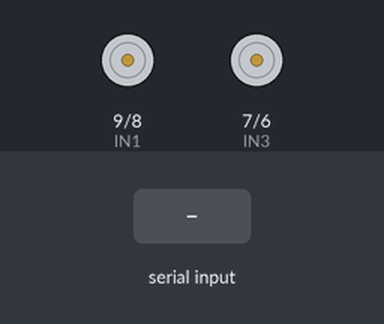
The sketch below on a simulated Arduino Uno, built with avr-gcc and run on an emulated ATmega328P. On the bench: motor-driver pin pairs drawn as motors (green arrow = first pin HIGH = forward, orange = second pin HIGH = backward, longer = more drive, scaled by the enable pin). The test bench sets the inputs (shaded band).

Above: at 1.2 s.
1.3 s: "F" received over Serial
At 2.1 s:
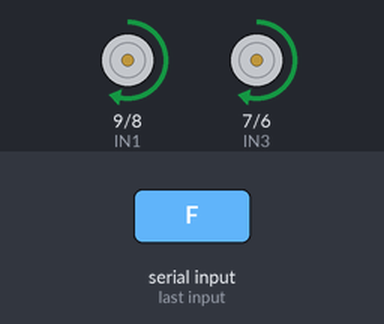
2.8 s: "B" received over Serial
At 3.2 s:
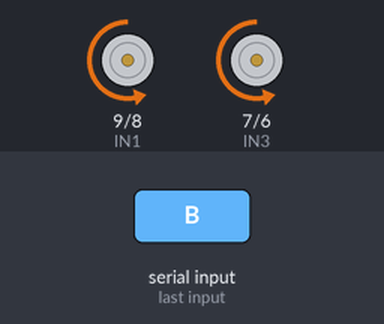
4.3 s: "R" received over Serial
At 5.5 s:
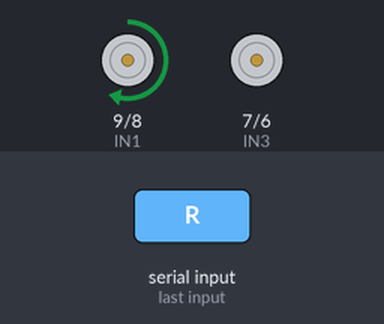
5.8 s: "L" received over Serial
At 6.7 s:
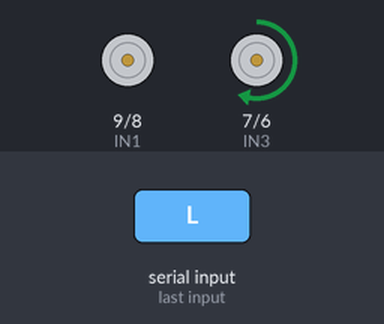
Timing chart, 0 to 8.3 s (numbered marks = the images above; inputs shaded):
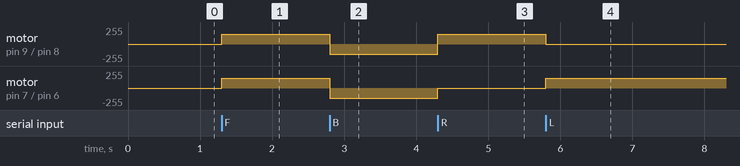

The sketch:

sketch_feb12a.ino
```cpp
int speedL = 10;
int IN1 = 9;
int IN2 = 8;
int IN3 = 7;
int IN4 = 6;
int speedR = 5;
char Reading;

void setup() {
    Serial.begin(9600);
    for (int i = 5; i <= 10; i++) {
        pinMode(i, OUTPUT);
    }
}

void forward() {
    digitalWrite(IN1, HIGH);
    digitalWrite(IN2, LOW);
    digitalWrite(IN3, HIGH);
    digitalWrite(IN4, LOW);
    analogWrite(speedL, 150);
    analogWrite(speedR, 150);
}

void backward() {
    digitalWrite(IN1, LOW);
    digitalWrite(IN2, HIGH);
    digitalWrite(IN3, LOW);
    digitalWrite(IN4, HIGH);
    analogWrite(speedL, 150);
    analogWrite(speedR, 150);
}

void left() {
    digitalWrite(IN1, LOW);
    digitalWrite(IN2, LOW);
    digitalWrite(IN3, HIGH);
    digitalWrite(IN4, LOW);
    analogWrite(speedL, 0);
    analogWrite(speedR, 150);
}

void right() {
    digitalWrite(IN1, HIGH);
    digitalWrite(IN2, LOW);
    digitalWrite(IN3, LOW);
    digitalWrite(IN4, LOW);
    analogWrite(speedL, 150);
    analogWrite(speedR, 0);
}

void stopp() {
    digitalWrite(IN1, LOW);
    digitalWrite(IN2, LOW);
    digitalWrite(IN3, LOW);
    digitalWrite(IN4, LOW);
    analogWrite(speedL, 0);
    analogWrite(speedR, 0);
}

void loop() {
    if (Serial.available() > 0) {
        Reading = Serial.read();
        switch (Reading) {
            case 'F': forward(); break;
            case 'B': backward(); break;
            case 'R': right(); break;
            case 'L': left(); break;
            case 'S': stopp(); break;
        }
    }
}
```

Measured:
- after the input at 1.3 s, motor on pin 9 (IN1) / pin 8 (IN2), motor on pin 7 (IN3) / pin 6 (IN4): stopped → forward 150/255 at once
- after the input at 2.8 s, motor on pin 9 (IN1) / pin 8 (IN2), motor on pin 7 (IN3) / pin 6 (IN4): forward 150/255 → backward 150/255 at once
- after the input at 4.3 s, motor on pin 9 (IN1) / pin 8 (IN2): backward 150/255 → forward 150/255 at once; motor on pin 7 (IN3) / pin 6 (IN4): backward 150/255 → stopped at once
- after the input at 5.8 s, motor on pin 9 (IN1) / pin 8 (IN2): forward 150/255 → stopped at once; motor on pin 7 (IN3) / pin 6 (IN4): stopped → forward 150/255 at once
